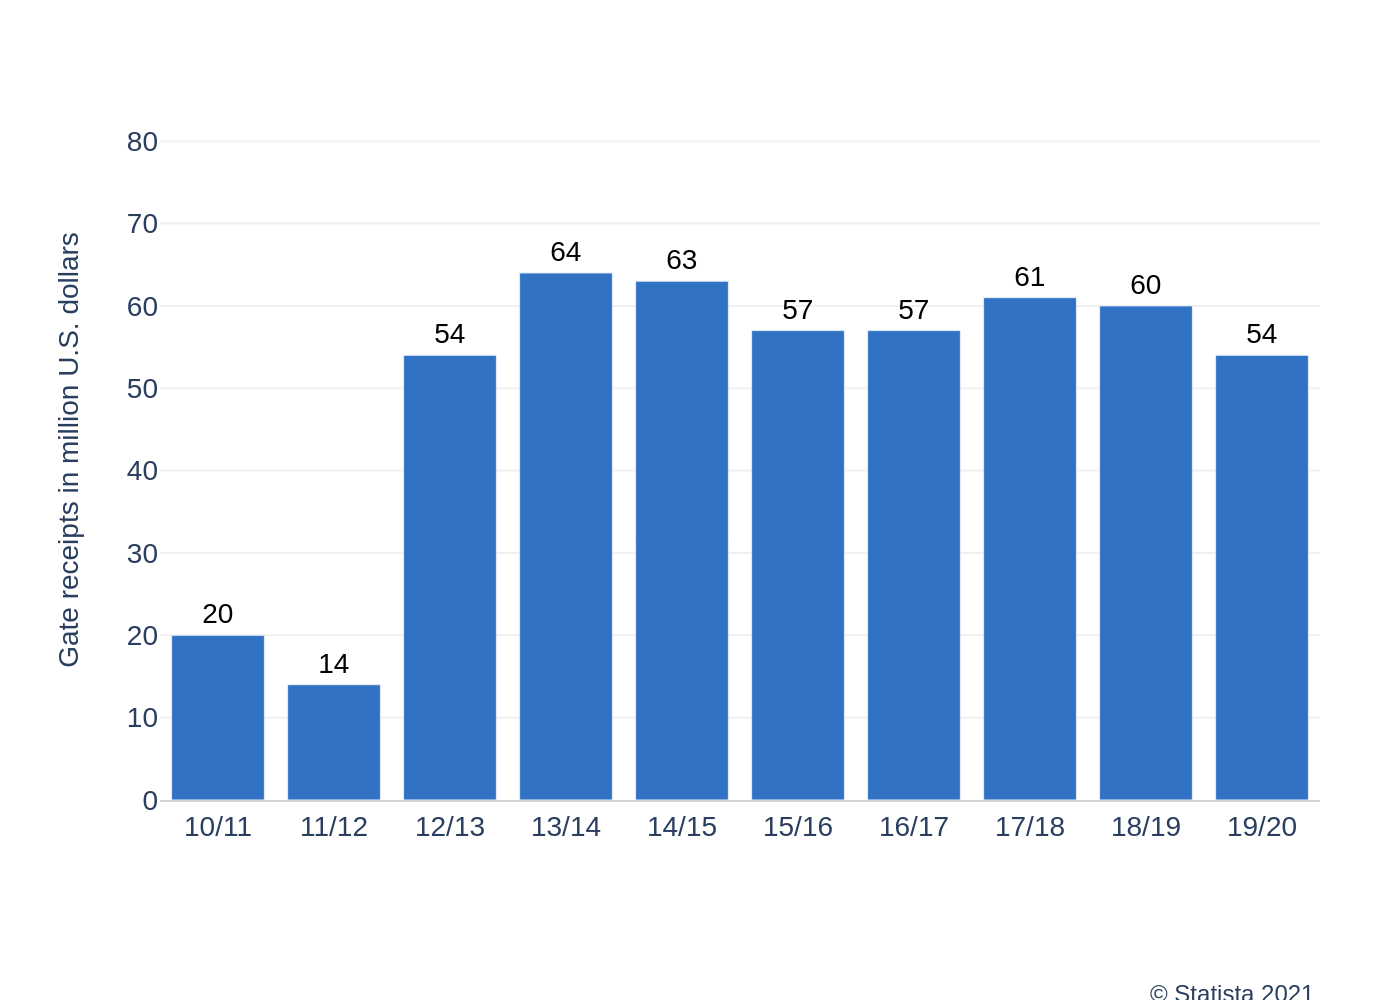

This chart was generated by the following Python code:
import sys
import os
import json
import plotly.graph_objects as go

# Check if a file path is provided
if len(sys.argv) < 2:
    print("Usage: python generate_chart.py <path_to_json_file>")
    sys.exit(1)

json_path = sys.argv[1]

# Read data from the specified JSON file
try:
    with open(json_path, 'r', encoding='utf-8') as f:
        chart_info = json.load(f)
except FileNotFoundError:
    print(f"Error: JSON file not found at {json_path}")
    sys.exit(1)
except json.JSONDecodeError:
    print(f"Error: Could not decode JSON from {json_path}")
    sys.exit(1)

# Extract data for plotting
chart_data = chart_info.get('chart_data', [])
texts = chart_info.get('texts', {})
colors = chart_info.get('colors', [])

# Prepare data from the list of dictionaries
categories = [item['category'] for item in chart_data]
values = [item['value'] for item in chart_data]

# Create the figure
fig = go.Figure()

# Add the bar trace
fig.add_trace(go.Bar(
    x=categories,
    y=values,
    text=values,
    textposition='outside',
    marker_color=colors[0] if colors else '#3172c4',
    textfont=dict(family="Arial", size=14, color='black'),
    cliponaxis=False  # Prevent text labels from being clipped
))

# Update layout
fig.update_layout(
    font=dict(family="Arial", size=12),
    plot_bgcolor='white',
    paper_bgcolor='white',
    showlegend=False,
    margin=dict(l=80, r=40, t=50, b=100),
    xaxis=dict(
        title_text=texts.get('x_axis_title'),
        showgrid=False,
        zeroline=False,
        showline=True,
        linecolor='lightgray',
        tickfont=dict(size=14)
    ),
    yaxis=dict(
        title_text=texts.get('y_axis_title'),
        title_standoff=20,
        range=[0, 85],
        tickvals=[0, 10, 20, 30, 40, 50, 60, 70, 80],
        gridcolor='#f0f0f0',
        zeroline=False,
        showline=False,
        tickfont=dict(size=14)
    ),
    annotations=[
        dict(
            text=texts.get('source', ''),
            showarrow=False,
            xref='paper',
            yref='paper',
            x=1.0,
            y=-0.25,
            xanchor='right',
            yanchor='top',
            align='right',
            font=dict(family="Arial", size=12)
        )
    ]
)

# Determine the output filename from the input JSON path
base_name = os.path.splitext(os.path.basename(json_path))[0]
output_filename = f"{base_name}.png"

# Save the figure as a PNG image
fig.write_image(output_filename, scale=2)

print(f"Chart saved to {output_filename}")
